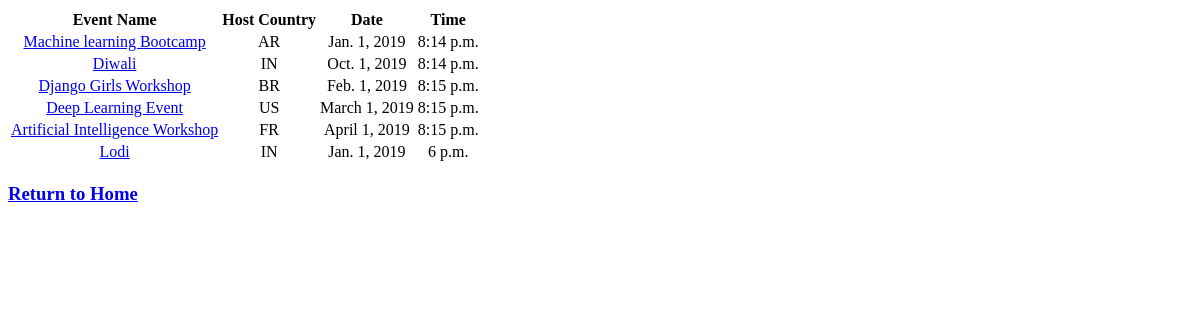
/eventos/list/, run on an earlier commit of the app's database.
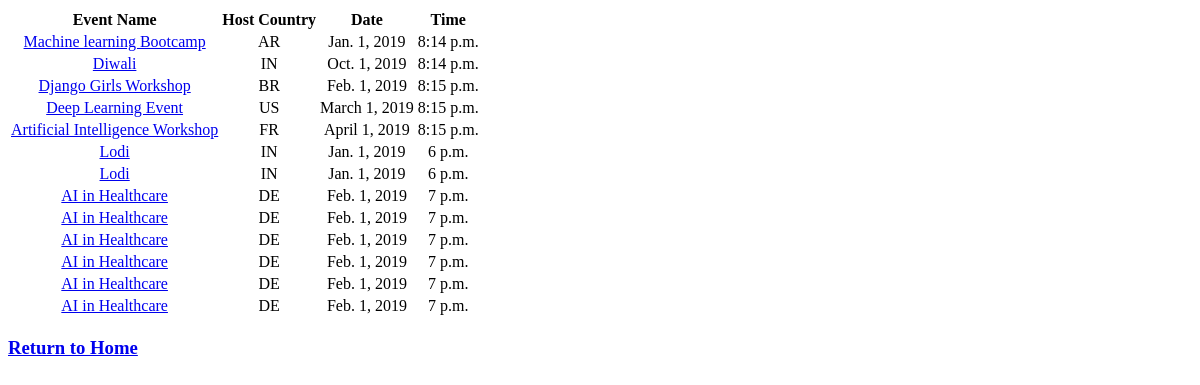
And on a later commit of the database.
### eventos/models.py (models this page shows, shortened)
class Event(models.Model):
    event_description = models.CharField(max_length=200)
    event_date = models.DateField('Event date')
    event_time = models.TimeField('Event time')
    event_country = models.ForeignKey(Country, on_delete=models.CASCADE)

class Country(models.Model):
    COUNTRY_CHOICES = (
        ('AR', 'Argentina'),
        ('AU', 'Australia'),
        ('AT', 'Austria'),
        ('BO', 'Bolivia'),
        ('BR', 'Brazil'),
        ('CA', 'Canada'),
        ('CL', 'Chile'),
        ('CN', 'China'),
        ('CO', 'Colombia'),
        ('IN', 'India'),
        ('ID', 'Indonesia'),
        ('MX', 'Mexico'),
        ('NL', 'Netherlands'),
        ('ZA', 'South Africa'),
        ('US', 'United States of America'),
        ('UY', 'Uruguay'),
    )
    country = models.CharField(
        max_length=2,
        choices=COUNTRY_CHOICES,
    )
    class Meta:
        ordering = ["country"]
    def __str__(self):
        return self.country

### eventos/views.py (the view)
# urls.py: path('list/', views.ListEvent.as_view(), name='list'),
class ListEvent(generic.ListView):
    template_name = 'eventos/list.html'
    context_object_name = 'event_list'
    def get_queryset(self):
        return Event.objects.all()

### eventos/templates/eventos/list.html (shortened to what this page needs)
{% load tz %}
{% if event_list %}
    <table>
        <tr>
            <th>Event Name</th>
            <th>Host Country</th>
            <th>Date</th>
            <th>Time</th>
        </tr>
    {% for event in event_list %}
        <tr>
            <td style="text-align: center;"><a href="/eventos/{{ event.id }}/">{{ event.event_description }}</a></td>
            <td style="text-align: center;">{{ event.event_country }}</td>
            <td style="text-align: center;">{{ event.event_date }}</td>
            <td style="text-align: center;">{{ event.event_time }}</td>
        </tr>
    {% endfor %}
    </table>
{% else %}
    <h3>No events are available.</h3>
{% endif %}
<h3><a href={% url 'eventos:index' %}>Return to Home</a></h3>

What changed in the data, as far as the page shows it:
added Event: event_description "Lodi", event_country "IN", event_date "Jan. 1, 2019", event_time "6 p.m."
added Event: event_description "AI in Healthcare", event_country "DE", event_date "Feb. 1, 2019", event_time "7 p.m."
added Event: event_description "AI in Healthcare", event_country "DE", event_date "Feb. 1, 2019", event_time "7 p.m."
added Event: event_description "AI in Healthcare", event_country "DE", event_date "Feb. 1, 2019", event_time "7 p.m."
added Event: event_description "AI in Healthcare", event_country "DE", event_date "Feb. 1, 2019", event_time "7 p.m."
added Event: event_description "AI in Healthcare", event_country "DE", event_date "Feb. 1, 2019", event_time "7 p.m."
added Event: event_description "AI in Healthcare", event_country "DE", event_date "Feb. 1, 2019", event_time "7 p.m."
